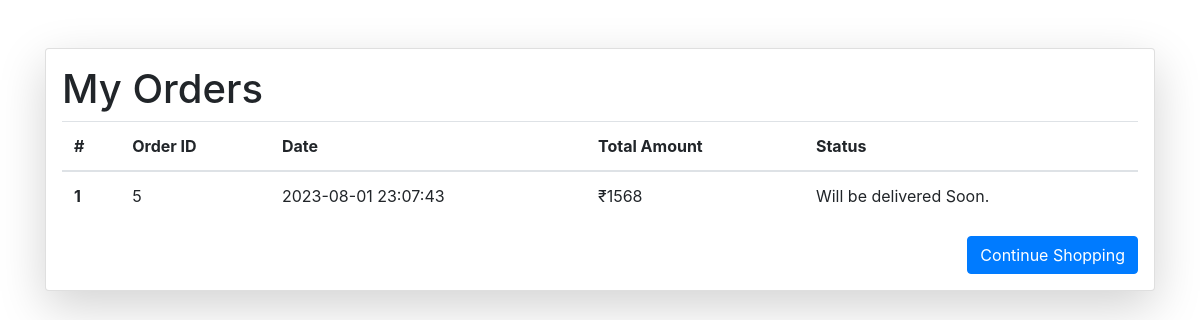
The page /orders/4 on the database as committed earlier.
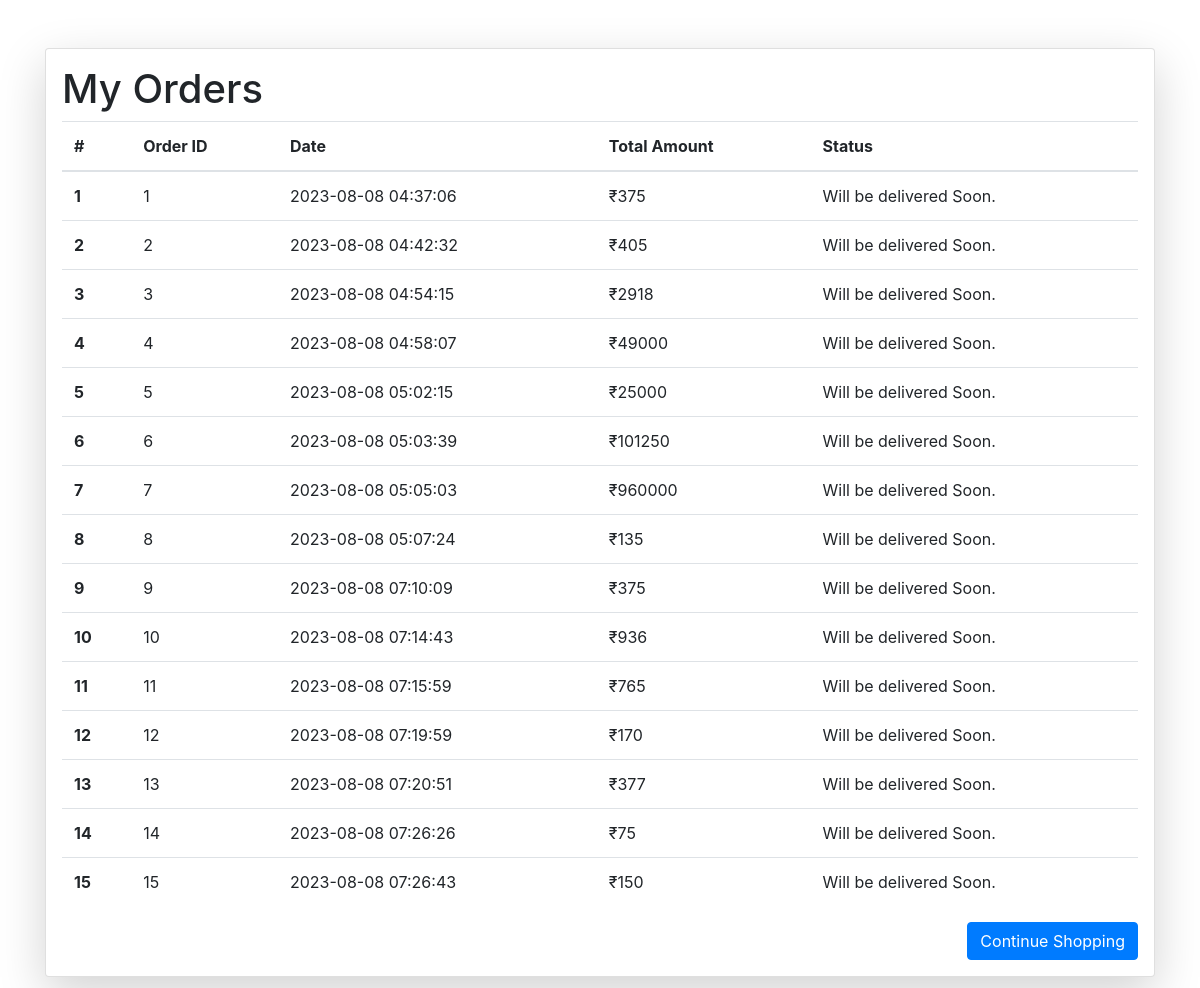
The same page on the database as committed later.
### vault.py (models this page shows, shortened)
class Order_Detail(Base):
    __tablename__ = 'order_detail'
    id = Column(Integer, primary_key=True, autoincrement=True)
    user_id = Column('user_id', Integer)
    total = Column('total', Integer)
    created_at = Column('created_at', String)

### user_routes.py (the view)
@app.route('/orders/<int:pid>')
def my_orders(pid):
    orders = agent.query(Order_Detail).filter(Order_Detail.user_id == pid).all()
    return render_template('user/orders.html', orders=orders)

### templates/user/orders.html (shortened to what this page needs)
<!DOCTYPE html>
<html lang="en">
  <head>
    <link
      rel="stylesheet"
      href="https://stackpath.bootstrapcdn.com/bootstrap/4.5.2/css/bootstrap.min.css"
    />
  </head>
  <body>
    <div class="container mt-5 mb-5">
      <div class="card shadow-lg p-3 mb-5 bg-white rounded">
        <div class="row g-0">
          <div class="col-md-12">
            <h1>My Orders</h1>
            <table class="table">
              <thead>
                <tr>
                  <th scope="col">#</th>
                  <th scope="col">Order ID</th>
                  <th scope="col">Date</th>
                  <th scope="col">Total Amount</th>
                  <th scope="col">Status</th>
                </tr>
              </thead>
              <tbody id="order-items">
                {% if orders %} {% for order in orders %}
                <tr>
                  <th scope="row">{{ loop.index }}</th>
                  <td>{{ order.id }}</td>
                  <td>{{ order.created_at }}</td>
                  <td>₹{{ order.total}}</td>
                  <td>Will be delivered Soon.</td>
                </tr>
                {% endfor %} {% else %}
                <tr>
                  <td colspan="5">No orders found.</td>
                </tr>
                {% endif %}
              </tbody>
            </table>
            <div class="d-flex justify-content-end align-items-center">
              <button
                class="btn btn-primary ml-3"
                onclick="location.href='/home'"
              >
                Continue Shopping
              </button>
            </div>
          </div>
        </div>
      </div>
    </div>
  </body>
</html>

Rows that differ between the two databases and show on the page:
now on this page (row edited): Order_Detail: id "1", created_at "2023-08-08 04:37:06", total "375"
now on this page (row edited): Order_Detail: id "2", created_at "2023-08-08 04:42:32", total "405"
now on this page (row edited): Order_Detail: id "3", created_at "2023-08-08 04:54:15", total "2918"
now on this page (row edited): Order_Detail: id "4", created_at "2023-08-08 04:58:07", total "49000"
changed Order_Detail id 5: created_at "2023-08-01 23:07:43" → "2023-08-08 05:02:15"; total "1568" → "25000"
now on this page (row edited): Order_Detail: id "6", created_at "2023-08-08 05:03:39", total "101250"
now on this page (row edited): Order_Detail: id "7", created_at "2023-08-08 05:05:03", total "960000"
now on this page (row edited): Order_Detail: id "8", created_at "2023-08-08 05:07:24", total "135"
now on this page (row edited): Order_Detail: id "9", created_at "2023-08-08 07:10:09", total "375"
added Order_Detail: id "10", created_at "2023-08-08 07:14:43", total "936"
added Order_Detail: id "11", created_at "2023-08-08 07:15:59", total "765"
added Order_Detail: id "12", created_at "2023-08-08 07:19:59", total "170"
added Order_Detail: id "13", created_at "2023-08-08 07:20:51", total "377"
added Order_Detail: id "14", created_at "2023-08-08 07:26:26", total "75"
added Order_Detail: id "15", created_at "2023-08-08 07:26:43", total "150"
